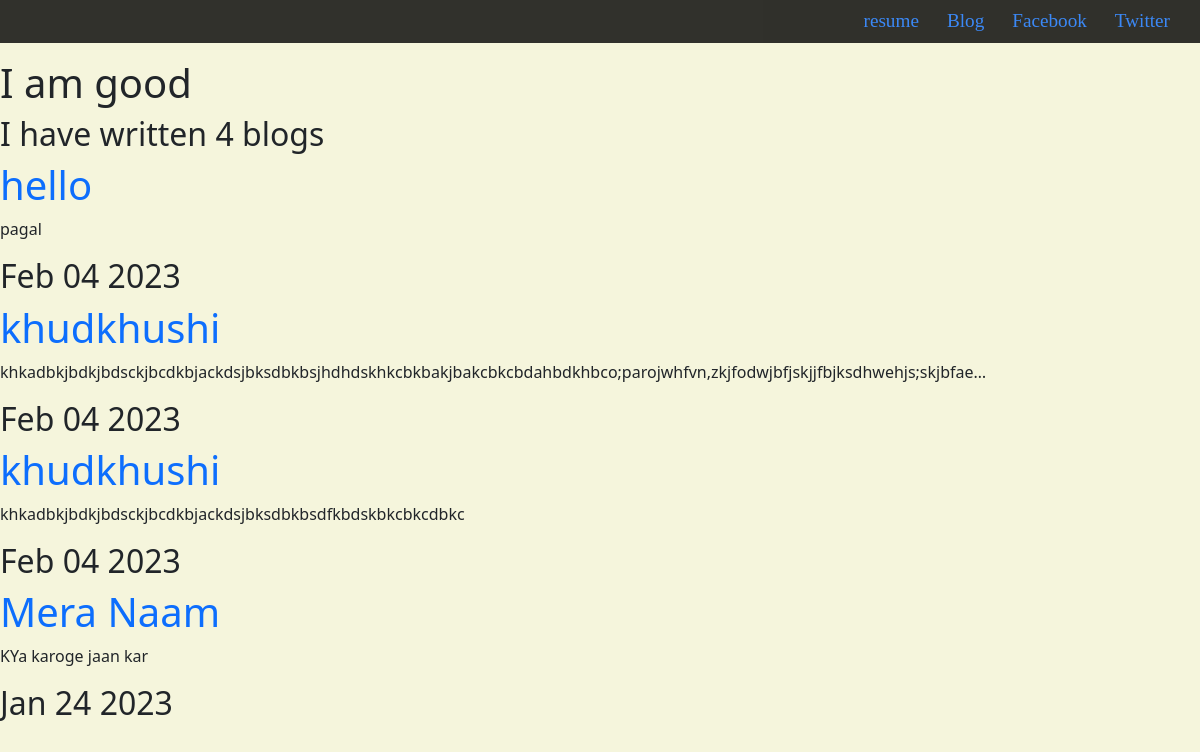
/my_blog/, run on the app's committed database.
### my_blog/models.py (models this page shows, shortened)
class blog(models.Model):
    Title=models.CharField(max_length=200)
    description=models.CharField(max_length=250)
    Date=models.DateField()

### my_blog/views.py (the view)
# urls.py: path('',views.hello,name='hello'),
def hello(request):
    blogs=blog.objects.order_by('-Date') [:5]
    return render(request,"my_blog/blog.html",{"blogs":blogs})

### my_blog/templates/my_blog/blog.html
{% extends 'portfolio/base.html' %}
{% block content %}
    <h1>I am good</h1>
    <h2>I have written {{blogs.count}}  blog{{blogs.count|pluralize}} </h2>
    {% for content in blogs %}
    <a href="{% url 'content:details' content.id %}"><h1>{{content.Title}}</h1></a>
    <P>{{content.description|striptags|truncatechars:120}}</P>
    <h2>{{content.Date|date:'M d Y'|title}}</h2>
    {% endfor %}
{% endblock %}

### portfolio/templates/portfolio/base.html (style rules this page uses)
a { text-decoration: none; }
body { background-color: beige; }

### data on the page
blog: Title "hello", description "pagal", Date "Feb 04 2023"
blog: Title "khudkhushi", description "khkadbkjbdkjbdsckjbcdkbjackdsjbksdbkbsjhdhdskhkcbkbakjbakcbkcbdahbdkhbco;parojwhfvn,zkjfodwjbfjskjjfbjksdhwehjs;skjbfae…", Date "Feb 04 2023"
blog: Title "khudkhushi", description "khkadbkjbdkjbdsckjbcdkbjackdsjbksdbkbsdfkbdskbkcbkcdbkc", Date "Feb 04 2023"
blog: Title "Mera Naam", description "KYa karoge jaan kar", Date "Jan 24 2023"

### other printed values
{{ blogs.count }} "4"
